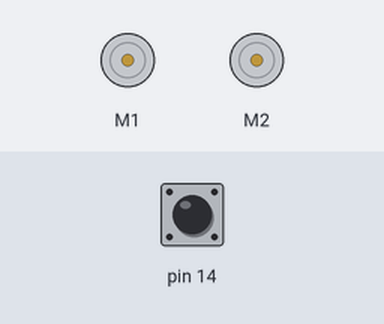
Recording of a sketch running on a simulated Arduino Leonardo, built with avr-gcc and run on an emulated ATmega32U4. On the bench: 2 × DC motor (green arrow = forward, orange = backward, longer = faster). The test bench sets the inputs (shaded band); at power-on: pin 14 HIGH.

Above: at 0.8 s.
0.9 s: pin 14 pulled LOW for 0.15 s
At 2.5 s:
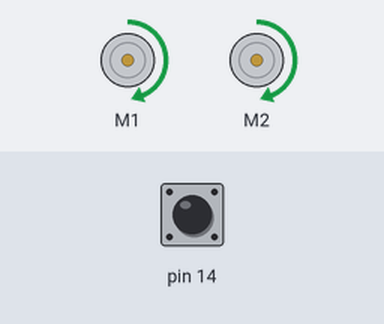
At 4.4 s:
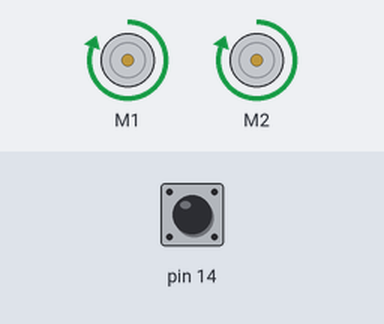
Timing chart, 0 to 59.5 s (numbered marks = the images above; inputs shaded):
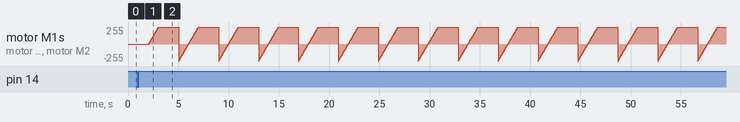

The sketch:

motor_control_solution.ino
```cpp
#include <Wire.h>
#include <Zumo32U4.h>

Zumo32U4Motors motors;
Zumo32U4ButtonA buttonA;

int forward_speed = 200;

int current_speed;

void setup()
{
  // Wait for the user to press button A.
  buttonA.waitForButton();

  // Delay so that the robot does not move away while the user is
  // still touching it.
  delay(1000);
}

void loop()
{
  /** TASK I **/
  motors.setSpeeds(forward_speed, forward_speed);

  /** TASK II-IV **/
  for (current_speed = 0; current_speed <= 400; current_speed++)
  {
    motors.setSpeeds(current_speed, current_speed);
    delay(2);
    ledGreen(1);
  }

  delay(2000); // Hold this speed for 2 seconds before decelerating backwards

  for (current_speed = -400; current_speed <= 0; current_speed++)
  {
    motors.setSpeeds(current_speed, current_speed);
    delay(2);
    ledGreen(0);
  }
}
```

Measured:
- after the input at 0.9 s, motor M1, motor M2: ramps from backward 255/255 to forward 255/255 and jumps back, once every 4.0 s
